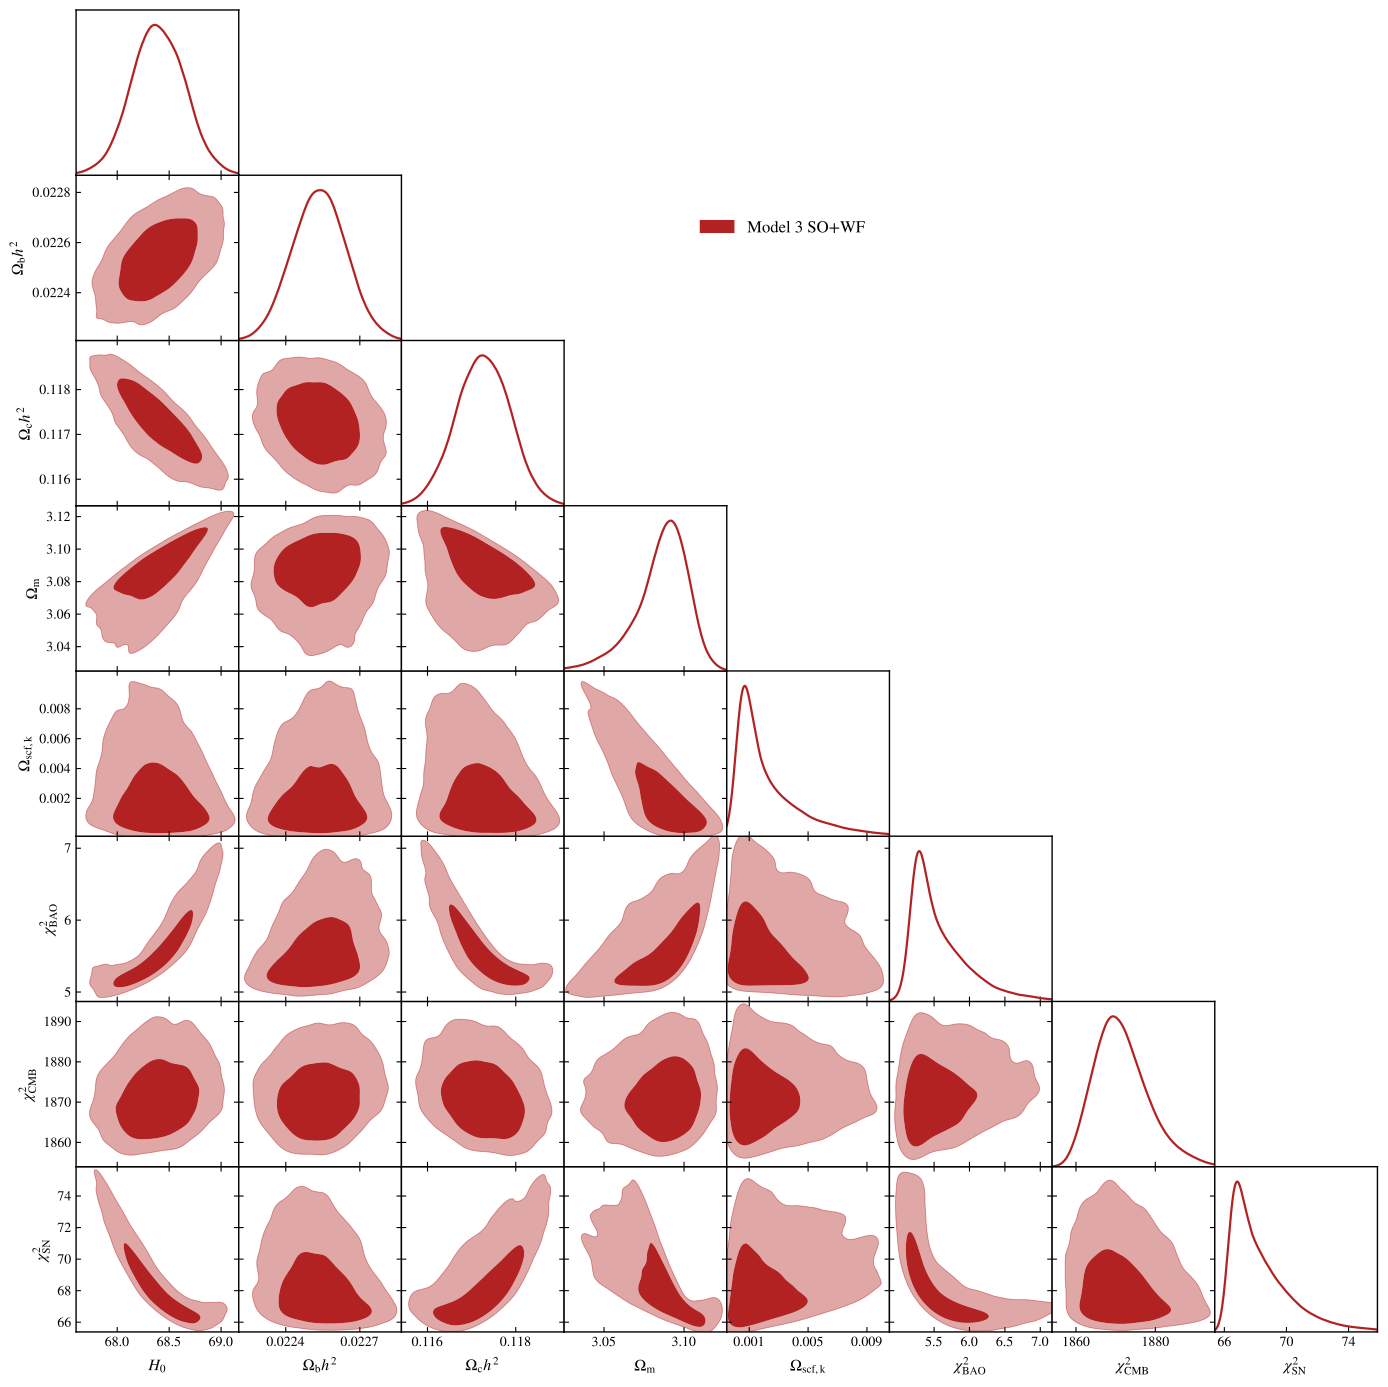

Recreate this plot in Python.
import getdist.plots as gplot
from getdist import MCSamples
from getdist import loadMCSamples
import os
import matplotlib
import subprocess
import matplotlib.pyplot as plt
import numpy as np

# GENERAL PLOT OPTIONS
matplotlib.rcParams['mathtext.fontset'] = 'stix'
matplotlib.rcParams['font.family'] = 'STIXGeneral'
matplotlib.rcParams['mathtext.rm'] = 'Bitstream Vera Sans'
matplotlib.rcParams['mathtext.it'] = 'Bitstream Vera Sans:italic'
matplotlib.rcParams['mathtext.bf'] = 'Bitstream Vera Sans:bold'
matplotlib.rcParams['xtick.bottom'] = True
matplotlib.rcParams['xtick.top'] = False
matplotlib.rcParams['ytick.right'] = False
matplotlib.rcParams['axes.edgecolor'] = 'black'
matplotlib.rcParams['axes.linewidth'] = '1.0'
matplotlib.rcParams['axes.labelsize'] = 'medium'
matplotlib.rcParams['axes.grid'] = True
matplotlib.rcParams['grid.linewidth'] = '0.0'
matplotlib.rcParams['grid.alpha'] = '0.18'
matplotlib.rcParams['grid.color'] = 'lightgray'
matplotlib.rcParams['legend.labelspacing'] = 0.77
matplotlib.rcParams['savefig.bbox'] = 'tight'
matplotlib.rcParams['savefig.format'] = 'pdf'

# ADDING NEFF AS DERIVED PARAMETER
parameter = [u'H0',u'omegabh2',u'omegach2',u'Omega_m',u'Omega0_scf_ke',u'chi2bao',u'chi2CMB',
u'chi2sn']
chaindir=r'.'

root_chains = ('EXAMPLE_MCMC13','EXAMPLE_MCMC18')


analysissettings={'smooth_scale_1D':0.15,'smooth_scale_2D':0.15,
'ignore_rows': u'0.5', 'range_confidence' : u'0.015'}

analysissettings2={'smooth_scale_1D':0.25,'smooth_scale_2D':0.25,
'ignore_rows': u'0.0', 'range_confidence' : u'0.015'}

samples=loadMCSamples('./' + root_chains[1], settings=analysissettings)
samples.deleteZeros()
samples.thin(factor = int(len(samples.weights)/20000))
p = samples.getParams()
samples.saveAsText('.VM_P2V6_TMP2')
samples=loadMCSamples('./' + '.VM_P2V6_TMP2',settings=analysissettings2)
samples.addDerived(p.chi2__planck_2018_lowl.TT + 
  p.chi2__planck_2018_lowl.EE + p.chi2__mflike.MFLike, 
  name='chi2CMB',label='{\\chi^2_{\\mathrm{CMB}}}')
samples.addDerived(p.chi2__sn.roman_o, name='chi2sn',label='{\\chi^2_{\\mathrm{SN}}}')
samples.addDerived(p.chi2__bao.sdss_dr12_consensus_bao + p.chi2__bao.sdss_dr7_mgs, 
  name='chi2bao',label='{\\chi^2_{\\mathrm{BAO}}}')
samples.saveAsText('.VM_P2V6_TMP2')

#GET DIST PLOT SETUP
g=gplot.getSubplotPlotter(chain_dir=chaindir,
analysis_settings=analysissettings2,width_inch=14.0)
g.settings.lw_contour = 1.2
g.settings.legend_rect_border = False
g.settings.figure_legend_frame = False
g.settings.axes_fontsize = 13.5
g.settings.legend_fontsize = 15.5
g.settings.alpha_filled_add = 0.7
g.settings.lab_fontsize=15
g.legend_labels=False

param_3d = None
g.triangle_plot(['.VM_P2V6_TMP2'],parameter,
plot_3d_with_param=param_3d,line_args=[
{'lw': 1.6,'ls': 'solid', 'color':'firebrick'}],
contour_colors=['firebrick'],
filled=True,shaded=False,
legend_labels=['Model 3 SO+WF'],legend_loc=(0.5,0.825),
imax_shaded=0)
g.export()
